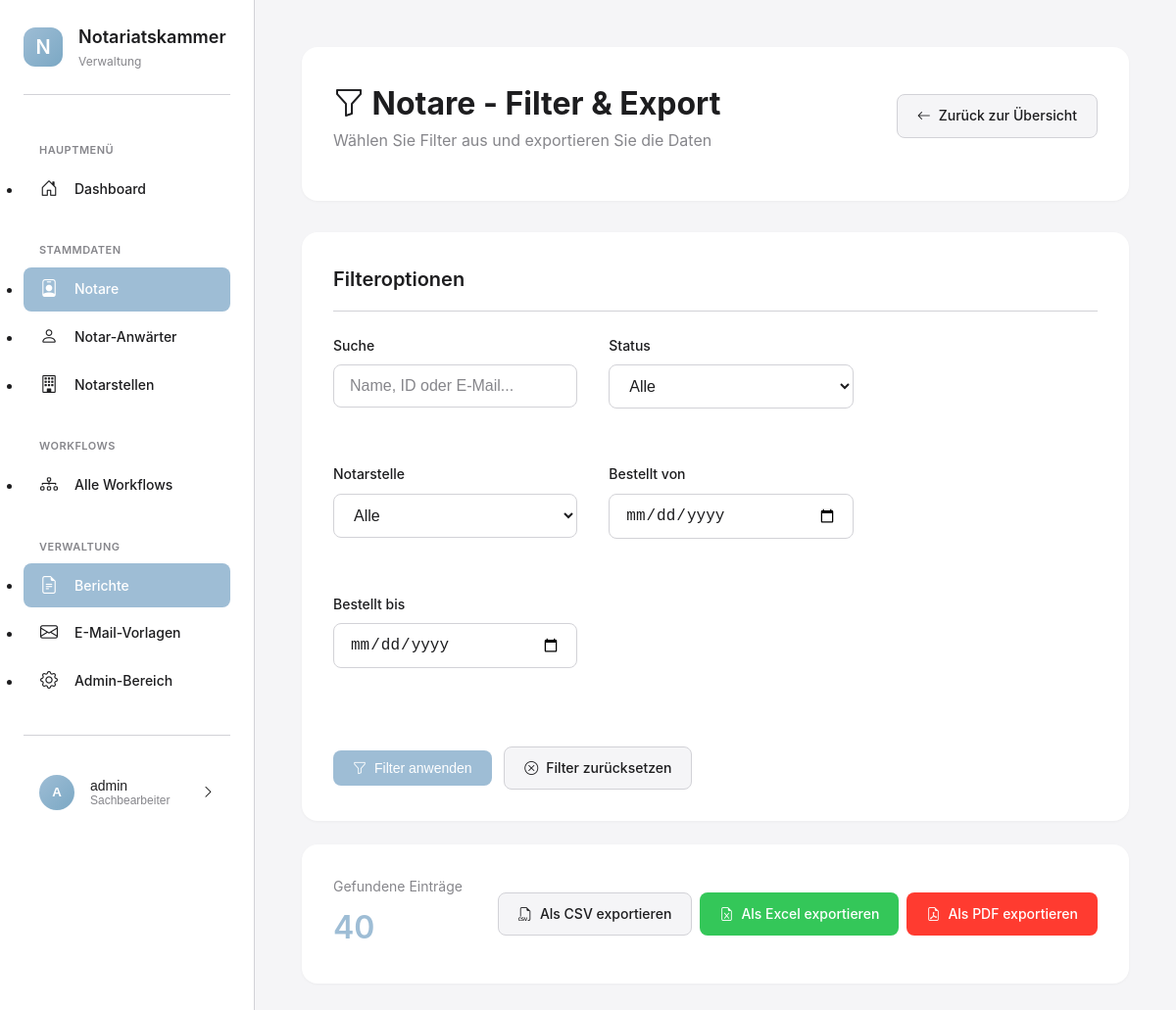
The app's page /berichte/filter/notare/ (signed in) with its own data.
### apps/benutzer/models.py (models this page shows, shortened)
class KammerBenutzer(AbstractUser):
    ROLLEN = [
        ('admin', 'Administrator'),
        ('sachbearbeiter', 'Sachbearbeiter'),
        ('leitung', 'Leitung'),
    ]
    rolle = models.CharField(
        max_length=20,
        choices=ROLLEN,
        default='sachbearbeiter',
        verbose_name='Rolle'
    )
    abteilung = models.CharField(
        max_length=100,
        blank=True,
        verbose_name='Abteilung',
        help_text='z.B. "Zulassungen", "Aufsicht", "Allgemein"'
    )
    telefon = models.CharField(
        max_length=50,
        blank=True,
        verbose_name='Telefon'
    )
    class Meta:
        verbose_name = 'Kammermitarbeiter'
        verbose_name_plural = 'Kammermitarbeiter'
        ordering = ['last_name', 'first_name']

### apps/berichte/views.py (the view, shortened to what this page needs)
# urls.py: path('filter/notare/', views.notare_filter_view, name='filter_notare'),
@login_required
def notare_filter_view(request):
    form = NotareFilterForm(request.GET or None)
    queryset = Notar.objects.select_related('notarstelle').order_by('nachname', 'vorname')
    context = {
        'form': form,
        'queryset': queryset,
        'anzahl': queryset.count(),
        'titel': 'Notare',
        'export_url_name': 'export_notare',
    }
    return render(request, 'berichte/filter.html', context)

### apps/notarstellen/models.py (called while the page is built)
    def __str__(self):
        return f"{self.bezeichnung} - {self.name}"

### templates/berichte/filter.html (shortened to what this page needs)
{% extends 'base_modern.html' %}
{% load static %}
{% block content %}
<div class="page-header">
    <div class="page-header-top">
        <div>
            <h1 class="page-title">
                <i class="bi bi-funnel"></i> {{ titel }} - Filter & Export
            </h1>
            <p class="page-subtitle">Wählen Sie Filter aus und exportieren Sie die Daten</p>
        </div>
        <div class="page-actions">
            <a href="{% url 'berichte_uebersicht' %}" class="btn btn-secondary">
                <i class="bi bi-arrow-left"></i>
                Zurück zur Übersicht
            </a>
        </div>
    </div>
</div>
<div class="card">
    <div class="card-header">
        <h2 class="card-title">Filteroptionen</h2>
    </div>
    <div class="card-body">
        <form method="get" class="row g-3">
            {% for field in form %}
            <div class="col-md-4">
                <div class="form-group">
                    <label class="form-label">{{ field.label }}</label>
                    {{ field }}
                </div>
            </div>
            {% endfor %}
            <div class="col-12" style="margin-top: var(--spacing-lg);">
                <button type="submit" class="btn btn-primary">
                    <i class="bi bi-funnel"></i>
                    Filter anwenden
                </button>
                <a href="?" class="btn btn-secondary" style="margin-left: 8px;">
                    <i class="bi bi-x-circle"></i>
                    Filter zurücksetzen
                </a>
            </div>
        </form>
    </div>
</div>
<div class="card" style="margin-top: var(--spacing-lg);">
    <div class="card-body">
        <div style="display: flex; align-items: center; justify-content: space-between;">
            <div>
                <div style="font-size: 14px; color: var(--text-secondary); margin-bottom: 4px;">
                    Gefundene Einträge
                </div>
                <div style="font-size: 32px; font-weight: 600; color: var(--primary-color);">
                    {{ anzahl }}
                </div>
            </div>
            <div style="display: flex; gap: 8px;">
                {% if anzahl > 0 %}
                <a href="{% url export_url_name %}?{{ request.GET.urlencode }}&format=csv" class="btn btn-secondary">
                    <i class="bi bi-filetype-csv"></i>
                    Als CSV exportieren
                </a>
                <a href="{% url export_url_name %}?{{ request.GET.urlencode }}&format=excel" class="btn btn-success">
                    <i class="bi bi-file-earmark-excel"></i>
                    Als Excel exportieren
                </a>
                <a href="{% url export_url_name %}?{{ request.GET.urlencode }}&format=pdf" class="btn btn-danger">
                    <i class="bi bi-file-earmark-pdf"></i>
                    Als PDF exportieren
                </a>
                {% else %}
                <div style="color: var(--text-secondary); font-size: 14px;">
                    <i class="bi bi-info-circle"></i>
                    Keine Daten zum Exportieren vorhanden
                </div>
                {% endif %}
            </div>
        </div>
    </div>
</div>
{% endblock %}

### templates/base_modern.html (shortened to what this page needs)
{% load static %}
<!DOCTYPE html>
<html lang="de">
<head>
    <link rel="stylesheet" href="https://cdn.jsdelivr.net/npm/bootstrap-icons@1.11.3/font/bootstrap-icons.min.css">
    <link rel="stylesheet" href="{% static 'css/modern-style.css' %}">
</head>
<body>
    <aside class="sidebar">
        <div class="sidebar-logo">
            <div class="sidebar-logo-icon">
                N
            </div>
            <div class="sidebar-logo-text">
                <h1>Notariatskammer</h1>
                <p>Verwaltung</p>
            </div>
        </div>
        <nav class="sidebar-nav">
            <div class="sidebar-nav-section">
                <div class="sidebar-nav-section-title">Hauptmenü</div>
                <ul>
                    <li class="sidebar-nav-item">
                        <a href="{% url 'dashboard' %}" class="sidebar-nav-link {% if request.resolver_match.url_name == 'dashboard' %}active{% endif %}">
                            <i class="bi bi-house-door"></i>
                            <span>Dashboard</span>
                        </a>
                    </li>
                </ul>
            </div>
            <div class="sidebar-nav-section">
                <div class="sidebar-nav-section-title">Stammdaten</div>
                <ul>
                    <li class="sidebar-nav-item">
                        <a href="{% url 'notare_liste' %}" class="sidebar-nav-link {% if 'notare' in request.path %}active{% endif %}">
                            <i class="bi bi-person-badge"></i>
                            <span>Notare</span>
                        </a>
                    </li>
                    <li class="sidebar-nav-item">
                        <a href="{% url 'anwaerter_liste' %}" class="sidebar-nav-link {% if 'anwaerter' in request.path %}active{% endif %}">
                            <i class="bi bi-person"></i>
                            <span>Notar-Anwärter</span>
                        </a>
                    </li>
                    <li class="sidebar-nav-item">
                        <a href="{% url 'notarstellen_liste' %}" class="sidebar-nav-link {% if 'notarstellen' in request.path %}active{% endif %}">
                            <i class="bi bi-building"></i>
                            <span>Notarstellen</span>
                        </a>
                    </li>
                </ul>
            </div>
            <div class="sidebar-nav-section">
                <div class="sidebar-nav-section-title">Workflows</div>
                <ul>
                    <li class="sidebar-nav-item">
                        <a href="{% url 'workflow_liste' %}" class="sidebar-nav-link {% if 'workflows' in request.path and 'workflow_liste' in request.resolver_match.url_name %}active{% endif %}">
                            <i class="bi bi-diagram-3"></i>
                            <span>Alle Workflows</span>
                        </a>
                    </li>
                </ul>
            </div>
            <div class="sidebar-nav-section">
                <div class="sidebar-nav-section-title">Verwaltung</div>
                <ul>
                    <li class="sidebar-nav-item">
                        <a href="{% url 'berichte_uebersicht' %}" class="sidebar-nav-link {% if 'berichte' in request.path %}active{% endif %}">
                            <i class="bi bi-file-earmark-text"></i>
                            <span>Berichte</span>
                        </a>
                    </li>
                    <li class="sidebar-nav-item">
                        <a href="{% url 'vorlagen_liste' %}" class="sidebar-nav-link {% if 'emails' in request.path %}active{% endif %}">
                            <i class="bi bi-envelope"></i>
                            <span>E-Mail-Vorlagen</span>
                        </a>
                    </li>
                    <li class="sidebar-nav-item">
                        <a href="/admin/" class="sidebar-nav-link">
                            <i class="bi bi-gear"></i>
                            <span>Admin-Bereich</span>
                        </a>
                    </li>
                </ul>
            </div>
        </nav>
        <div class="user-menu">
            <button class="user-menu-button" onclick="toggleUserMenu()">
                <div class="user-avatar">
                    {{ user.first_name.0|default:user.username.0|upper }}
                </div>
                <div class="user-info">
                    <div class="user-name">{{ user.get_full_name|default:user.username }}</div>
                    <div class="user-role">{{ user.get_rolle_display|default:"Benutzer" }}</div>
                </div>
                <i class="bi bi-chevron-right"></i>
            </button>
        </div>
    </aside>
    <main class="main-content">
        {% block content %}{% endblock %}
    </main>
</body>
</html>

### templates/berichte/filter.html (style rules this page uses)
.row { display: flex; flex-wrap: wrap; margin: -8px; }
.col-md-4, .col-12 { padding: 8px; }
.col-md-4 { flex: 0 0 33.33%; }
.col-12 { flex: 0 0 100%; }
.g-3 { gap: 1rem; }
.btn-success { background: #34C759; color: white; border: none; }
.btn-danger { background: #FF3B30; color: white; border: none; }

### records on screen
KammerBenutzer: first_name.0 "A", get_full_name "admin", rolle "Sachbearbeiter"

### other values on screen
{{ titel }} "Notare"
{{ field.label }} "Suche" "Status" "Notarstelle" "Bestellt von" "Bestellt bis"
{{ anzahl }} "40"
